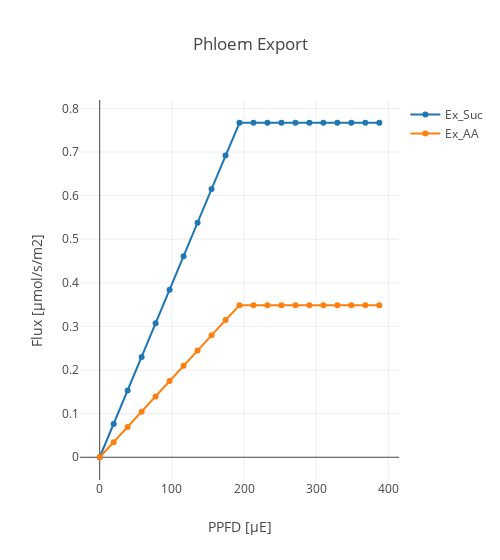

This figure's notebook cell:
### Code cell
L_r = ['Ex_Suc','Ex_AA']
create_scatter_plot_rxn_c3(D_fba, L_r, 'Phloem Export', xaxis_title, save_fig = save_fig)

### Figure 1 — Plotly figure (JSON) as saved in the notebook; plotly's stock layout.template omitted (floating-point values rounded to 4 significant figures)
{"data": [{"mode": "lines+markers", "name": "Ex_Suc", "type": "scatter", "uid": "4aefa158-2ce4-4507-a285-4331feedefcd", "x": [0, 19.37, 38.74, 58.11, 77.48, 96.86, 116.2, 135.6, 155.0, 174.3, 193.7, 213.1, 232.5, 251.8, 271.2, 290.6, 309.9, 329.3, 348.7, 368.1, 387.4], "y": [0, 0.07626, 0.1532, 0.2302, 0.3071, 0.3841, 0.4611, 0.538, 0.615, 0.692, 0.7672, 0.7672, 0.7672, 0.7672, 0.7672, 0.7672, 0.7672, 0.7672, 0.7672, 0.7672, 0.7672]}, {"mode": "lines+markers", "name": "Ex_AA", "type": "scatter", "uid": "68f4265c-376a-42bc-ad95-4d819a85441b", "x": [0, 19.37, 38.74, 58.11, 77.48, 96.86, 116.2, 135.6, 155.0, 174.3, 193.7, 213.1, 232.5, 251.8, 271.2, 290.6, 309.9, 329.3, 348.7, 368.1, 387.4], "y": [0, 0.03467, 0.06965, 0.1046, 0.1396, 0.1746, 0.2096, 0.2446, 0.2795, 0.3145, 0.3487, 0.3487, 0.3487, 0.3487, 0.3487, 0.3487, 0.3487, 0.3487, 0.3487, 0.3487, 0.3487]}], "layout": {"title": {"text": "Phloem Export"}, "width": 500, "xaxis": {"title": {"text": "PPFD [µE]"}}, "yaxis": {"title": {"text": "Flux [µmol/s/m2]"}}}}
